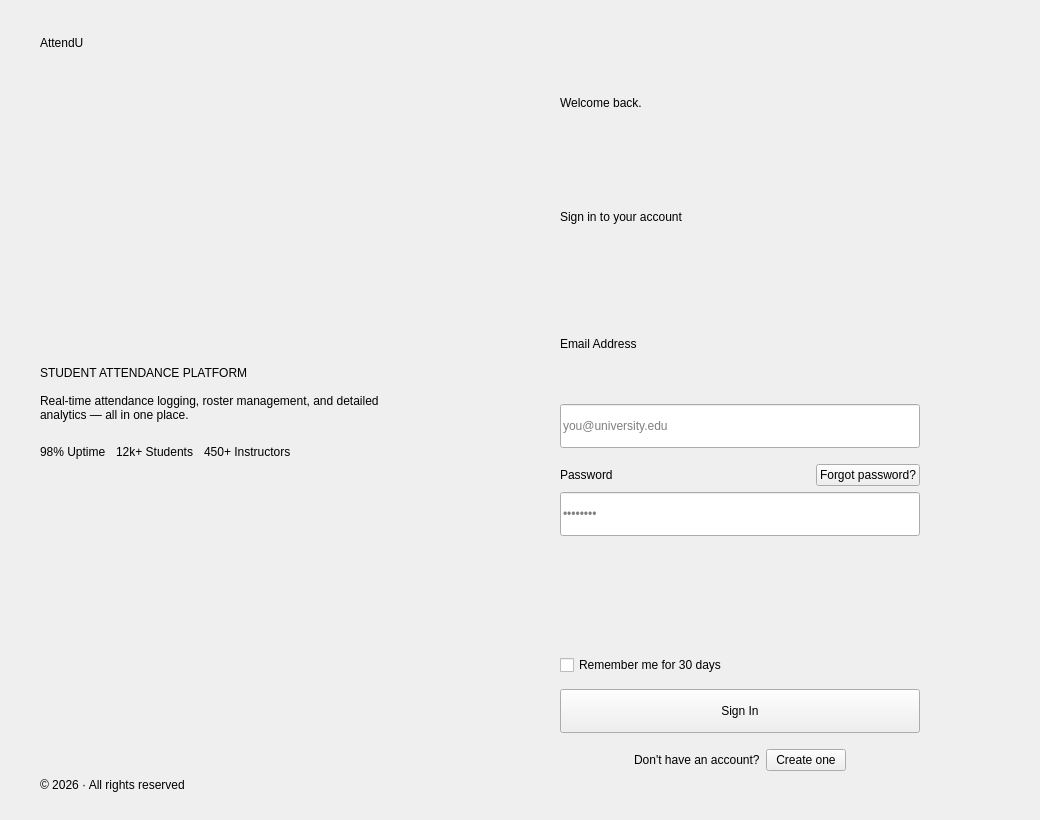
<?xml version="1.0" encoding="UTF-8"?>
<ui version="4.0">
 <class>LoginWindow</class>
 <widget class="QWidget" name="LoginWindow">
  <property name="geometry">
   <rect>
    <x>0</x>
    <y>0</y>
    <width>1040</width>
    <height>820</height>
   </rect>
  </property>
  <property name="windowTitle">
   <string>Student Attendance Tracking</string>
  </property>
  <layout class="QHBoxLayout" name="root_layout">
   <property name="leftMargin"><number>0</number></property>
   <property name="topMargin"><number>0</number></property>
   <property name="rightMargin"><number>0</number></property>
   <property name="bottomMargin"><number>0</number></property>
   <property name="spacing"><number>0</number></property>
   <item>
    <widget class="QWidget" name="auth_left_panel" native="true">
     <property name="minimumSize"><size><width>380</width><height>0</height></size></property>
     <property name="maximumSize"><size><width>440</width><height>16777215</height></size></property>
     <layout class="QVBoxLayout" name="left_panel_layout">
      <property name="leftMargin"><number>40</number></property>
      <property name="topMargin"><number>36</number></property>
      <property name="rightMargin"><number>40</number></property>
      <property name="bottomMargin"><number>28</number></property>
      <property name="spacing"><number>0</number></property>
      <item>
       <widget class="QLabel" name="auth_wordmark_lbl">
        <property name="maximumSize"><size><width>16777215</width><height>32</height></size></property>
        <property name="text"><string>AttendU</string></property>
       </widget>
      </item>
      <item>
       <spacer name="left_top_spacer">
        <property name="orientation"><enum>Qt::Vertical</enum></property>
        <property name="sizeType"><enum>QSizePolicy::Expanding</enum></property>
        <property name="sizeHint" stdset="0"><size><width>20</width><height>40</height></size></property>
       </spacer>
      </item>
      <item>
       <widget class="QLabel" name="auth_eyebrow_lbl">
        <property name="text"><string>STUDENT ATTENDANCE PLATFORM</string></property>
       </widget>
      </item>
      <item>
       <widget class="QLabel" name="auth_headline_lbl">
        <property name="wordWrap"><bool>true</bool></property>
        <property name="text"><string/></property>
       </widget>
      </item>
      <item>
       <widget class="QLabel" name="auth_supporting_lbl">
        <property name="wordWrap"><bool>true</bool></property>
        <property name="text"><string>Real-time attendance logging, roster management, and detailed analytics — all in one place.</string></property>
       </widget>
      </item>
      <item>
       <layout class="QHBoxLayout" name="auth_stats_row">
        <property name="topMargin"><number>20</number></property>
        <property name="spacing"><number>10</number></property>
        <item>
         <widget class="QLabel" name="auth_stat_1_lbl">
          <property name="text"><string>98% Uptime</string></property>
         </widget>
        </item>
        <item>
         <widget class="QLabel" name="auth_stat_2_lbl">
          <property name="text"><string>12k+ Students</string></property>
         </widget>
        </item>
        <item>
         <widget class="QLabel" name="auth_stat_3_lbl">
          <property name="text"><string>450+ Instructors</string></property>
         </widget>
        </item>
        <item>
         <spacer name="auth_stats_spacer">
          <property name="orientation"><enum>Qt::Horizontal</enum></property>
          <property name="sizeType"><enum>QSizePolicy::Expanding</enum></property>
          <property name="sizeHint" stdset="0"><size><width>10</width><height>20</height></size></property>
         </spacer>
        </item>
       </layout>
      </item>
      <item>
       <spacer name="left_bottom_spacer">
        <property name="orientation"><enum>Qt::Vertical</enum></property>
        <property name="sizeType"><enum>QSizePolicy::Expanding</enum></property>
        <property name="sizeHint" stdset="0"><size><width>20</width><height>40</height></size></property>
       </spacer>
      </item>
      <item>
       <widget class="QLabel" name="auth_footer_lbl">
        <property name="text"><string>© 2026 · All rights reserved</string></property>
       </widget>
      </item>
     </layout>
    </widget>
   </item>
   <item>
    <widget class="QWidget" name="auth_right_panel" native="true">
     <layout class="QVBoxLayout" name="right_panel_layout">
      <property name="leftMargin"><number>0</number></property>
      <property name="topMargin"><number>0</number></property>
      <property name="rightMargin"><number>0</number></property>
      <property name="bottomMargin"><number>0</number></property>
      <property name="spacing"><number>0</number></property>
      <item>
       <spacer name="form_top_center_spacer">
        <property name="orientation"><enum>Qt::Vertical</enum></property>
        <property name="sizeType"><enum>QSizePolicy::Expanding</enum></property>
        <property name="sizeHint" stdset="0"><size><width>20</width><height>20</height></size></property>
       </spacer>
      </item>
      <item>
       <layout class="QHBoxLayout" name="form_center_layout">
        <item>
         <spacer name="form_left_spacer">
          <property name="orientation"><enum>Qt::Horizontal</enum></property>
          <property name="sizeType"><enum>QSizePolicy::Expanding</enum></property>
          <property name="sizeHint" stdset="0"><size><width>40</width><height>20</height></size></property>
         </spacer>
        </item>
        <item>
         <widget class="QStackedWidget" name="auth_stack">
          <property name="minimumSize"><size><width>360</width><height>0</height></size></property>
          <property name="maximumSize"><size><width>420</width><height>16777215</height></size></property>
          <widget class="QWidget" name="sign_in_page">
           <layout class="QVBoxLayout" name="sign_in_page_layout">
            <property name="spacing"><number>6</number></property>
            <property name="leftMargin"><number>0</number></property>
            <property name="topMargin"><number>0</number></property>
            <property name="rightMargin"><number>0</number></property>
            <property name="bottomMargin"><number>0</number></property>
            <item>
             <widget class="QLabel" name="signin_title_lbl">
              <property name="text"><string>Welcome back.</string></property>
             </widget>
            </item>
            <item>
             <widget class="QLabel" name="signin_subtitle_lbl">
              <property name="wordWrap"><bool>true</bool></property>
              <property name="text"><string>Sign in to your account</string></property>
             </widget>
            </item>
            <item>
             <spacer name="signin_top_spacer">
              <property name="orientation"><enum>Qt::Vertical</enum></property>
              <property name="sizeType"><enum>QSizePolicy::Fixed</enum></property>
              <property name="sizeHint" stdset="0"><size><width>20</width><height>14</height></size></property>
             </spacer>
            </item>
            <item>
             <widget class="QLabel" name="signin_email_field_lbl">
              <property name="text"><string>Email Address</string></property>
             </widget>
            </item>
            <item>
             <widget class="QLineEdit" name="signin_email_le">
              <property name="minimumSize"><size><width>0</width><height>44</height></size></property>
              <property name="placeholderText"><string>you@university.edu</string></property>
             </widget>
            </item>
            <item>
             <spacer name="signin_email_password_spacer">
              <property name="orientation"><enum>Qt::Vertical</enum></property>
              <property name="sizeType"><enum>QSizePolicy::Fixed</enum></property>
              <property name="sizeHint" stdset="0"><size><width>20</width><height>10</height></size></property>
             </spacer>
            </item>
            <item>
             <layout class="QHBoxLayout" name="password_label_row">
              <item>
               <widget class="QLabel" name="signin_password_field_lbl">
                <property name="text"><string>Password</string></property>
               </widget>
              </item>
              <item>
               <spacer name="password_label_spacer">
                <property name="orientation"><enum>Qt::Horizontal</enum></property>
                <property name="sizeType"><enum>QSizePolicy::Expanding</enum></property>
                <property name="sizeHint" stdset="0"><size><width>40</width><height>20</height></size></property>
               </spacer>
              </item>
              <item>
               <widget class="QPushButton" name="forgot_password_btn">
                <property name="text"><string>Forgot password?</string></property>
               </widget>
              </item>
             </layout>
            </item>
            <item>
             <widget class="QLineEdit" name="signin_password_le">
              <property name="minimumSize"><size><width>0</width><height>44</height></size></property>
              <property name="echoMode"><enum>QLineEdit::Password</enum></property>
              <property name="placeholderText"><string>••••••••</string></property>
             </widget>
            </item>
            <item>
             <widget class="QLabel" name="login_error_lbl">
              <property name="visible"><bool>false</bool></property>
              <property name="wordWrap"><bool>true</bool></property>
              <property name="text"><string/></property>
             </widget>
            </item>
            <item>
             <widget class="QCheckBox" name="remember_me_cb">
              <property name="text"><string>Remember me for 30 days</string></property>
             </widget>
            </item>
            <item>
             <spacer name="options_button_spacer">
              <property name="orientation"><enum>Qt::Vertical</enum></property>
              <property name="sizeType"><enum>QSizePolicy::Fixed</enum></property>
              <property name="sizeHint" stdset="0"><size><width>20</width><height>8</height></size></property>
             </spacer>
            </item>
            <item>
             <widget class="QPushButton" name="login_btn">
              <property name="minimumSize"><size><width>0</width><height>44</height></size></property>
              <property name="text"><string>Sign In</string></property>
             </widget>
            </item>
            <item>
             <layout class="QHBoxLayout" name="create_account_row">
              <property name="topMargin"><number>10</number></property>
              <item>
               <spacer name="create_account_left_spacer">
                <property name="orientation"><enum>Qt::Horizontal</enum></property>
                <property name="sizeType"><enum>QSizePolicy::Expanding</enum></property>
                <property name="sizeHint" stdset="0"><size><width>40</width><height>20</height></size></property>
               </spacer>
              </item>
              <item>
               <widget class="QLabel" name="create_account_prompt_lbl">
                <property name="text"><string>Don't have an account?</string></property>
               </widget>
              </item>
              <item>
               <widget class="QPushButton" name="create_account_btn">
                <property name="text"><string>Create one</string></property>
               </widget>
              </item>
              <item>
               <spacer name="create_account_right_spacer">
                <property name="orientation"><enum>Qt::Horizontal</enum></property>
                <property name="sizeType"><enum>QSizePolicy::Expanding</enum></property>
                <property name="sizeHint" stdset="0"><size><width>40</width><height>20</height></size></property>
               </spacer>
              </item>
             </layout>
            </item>
           </layout>
          </widget>
          <widget class="QWidget" name="sign_up_page">
           <layout class="QVBoxLayout" name="sign_up_page_layout">
            <property name="spacing"><number>5</number></property>
            <property name="leftMargin"><number>0</number></property>
            <property name="topMargin"><number>0</number></property>
            <property name="rightMargin"><number>0</number></property>
            <property name="bottomMargin"><number>0</number></property>
            <item>
             <widget class="QLabel" name="signup_title_lbl">
              <property name="text"><string>Create account.</string></property>
             </widget>
            </item>
            <item>
             <widget class="QLabel" name="signup_subtitle_lbl">
              <property name="wordWrap"><bool>true</bool></property>
              <property name="text"><string>Join and start tracking attendance</string></property>
             </widget>
            </item>
            <item>
             <spacer name="signup_top_spacer">
              <property name="orientation"><enum>Qt::Vertical</enum></property>
              <property name="sizeType"><enum>QSizePolicy::Fixed</enum></property>
              <property name="sizeHint" stdset="0"><size><width>20</width><height>10</height></size></property>
             </spacer>
            </item>
            <item>
             <layout class="QHBoxLayout" name="name_label_row">
              <item>
               <widget class="QLabel" name="name_field_lbl">
                <property name="text"><string>First Name</string></property>
               </widget>
              </item>
              <item>
               <widget class="QLabel" name="surname_field_lbl">
                <property name="text"><string>Surname</string></property>
               </widget>
              </item>
             </layout>
            </item>
            <item>
             <layout class="QHBoxLayout" name="name_row">
              <item>
               <widget class="QLineEdit" name="name_le">
                <property name="minimumSize"><size><width>0</width><height>42</height></size></property>
                <property name="placeholderText"><string>Aiden</string></property>
               </widget>
              </item>
              <item>
               <widget class="QLineEdit" name="surname_le">
                <property name="minimumSize"><size><width>0</width><height>42</height></size></property>
                <property name="placeholderText"><string>Kovacs</string></property>
               </widget>
              </item>
             </layout>
            </item>
            <item>
             <widget class="QLabel" name="signup_email_field_lbl">
              <property name="text"><string>Email Address</string></property>
             </widget>
            </item>
            <item>
             <widget class="QLineEdit" name="signup_email_le">
              <property name="minimumSize"><size><width>0</width><height>42</height></size></property>
              <property name="placeholderText"><string>you@university.edu</string></property>
             </widget>
            </item>
            <item>
             <widget class="QLabel" name="email_error_lbl">
              <property name="visible"><bool>false</bool></property>
              <property name="wordWrap"><bool>true</bool></property>
              <property name="text"><string/></property>
             </widget>
            </item>
            <item>
             <widget class="QLabel" name="signup_password_field_lbl">
              <property name="text"><string>Password</string></property>
             </widget>
            </item>
            <item>
             <widget class="QLineEdit" name="signup_password_le">
              <property name="minimumSize"><size><width>0</width><height>42</height></size></property>
              <property name="echoMode"><enum>QLineEdit::Password</enum></property>
              <property name="placeholderText"><string>Min. 8 characters</string></property>
             </widget>
            </item>
            <item>
             <widget class="QLabel" name="password_strength_lbl">
              <property name="text"><string/></property>
             </widget>
            </item>
            <item>
             <widget class="QLabel" name="password_error_lbl">
              <property name="visible"><bool>false</bool></property>
              <property name="wordWrap"><bool>true</bool></property>
              <property name="text"><string/></property>
             </widget>
            </item>
            <item>
             <widget class="QLabel" name="confirm_password_field_lbl">
              <property name="text"><string>Confirm Password</string></property>
             </widget>
            </item>
            <item>
             <widget class="QLineEdit" name="password_again_le">
              <property name="minimumSize"><size><width>0</width><height>42</height></size></property>
              <property name="echoMode"><enum>QLineEdit::Password</enum></property>
              <property name="placeholderText"><string>Repeat password</string></property>
             </widget>
            </item>
            <item>
             <widget class="QLabel" name="password_again_error_lbl">
              <property name="visible"><bool>false</bool></property>
              <property name="wordWrap"><bool>true</bool></property>
              <property name="text"><string/></property>
             </widget>
            </item>
            <item>
             <widget class="QLabel" name="security_question_field_lbl">
              <property name="text"><string>Security Question 1</string></property>
             </widget>
            </item>
            <item>
             <widget class="QComboBox" name="security_question_ComboBox">
              <property name="minimumSize"><size><width>0</width><height>42</height></size></property>
             </widget>
            </item>
            <item>
             <widget class="QLineEdit" name="signup_answer_le">
              <property name="minimumSize"><size><width>0</width><height>42</height></size></property>
              <property name="placeholderText"><string>Your answer</string></property>
             </widget>
            </item>
            <item>
             <widget class="QLabel" name="security_questions_error_lbl">
              <property name="visible"><bool>false</bool></property>
              <property name="wordWrap"><bool>true</bool></property>
              <property name="text"><string/></property>
             </widget>
            </item>
            <item>
             <widget class="QLabel" name="security_question_2_field_lbl">
              <property name="text"><string>Security Question 2</string></property>
             </widget>
            </item>
            <item>
             <widget class="QComboBox" name="security_question_2_ComboBox">
              <property name="minimumSize"><size><width>0</width><height>42</height></size></property>
             </widget>
            </item>
            <item>
             <widget class="QLineEdit" name="signup_answer_2_le">
              <property name="minimumSize"><size><width>0</width><height>42</height></size></property>
              <property name="placeholderText"><string>Your answer</string></property>
             </widget>
            </item>
            <item>
             <spacer name="signup_bottom_spacer">
              <property name="orientation"><enum>Qt::Vertical</enum></property>
              <property name="sizeType"><enum>QSizePolicy::Fixed</enum></property>
              <property name="sizeHint" stdset="0"><size><width>20</width><height>8</height></size></property>
             </spacer>
            </item>
            <item>
             <widget class="QPushButton" name="sign_up_btn">
              <property name="minimumSize"><size><width>0</width><height>44</height></size></property>
              <property name="text"><string>Create Account</string></property>
             </widget>
            </item>
            <item>
             <layout class="QHBoxLayout" name="sign_in_row">
              <property name="topMargin"><number>10</number></property>
              <item>
               <spacer name="sign_in_left_spacer">
                <property name="orientation"><enum>Qt::Horizontal</enum></property>
                <property name="sizeType"><enum>QSizePolicy::Expanding</enum></property>
                <property name="sizeHint" stdset="0"><size><width>40</width><height>20</height></size></property>
               </spacer>
              </item>
              <item>
               <widget class="QLabel" name="sign_in_prompt_lbl">
                <property name="text"><string>Already have an account?</string></property>
               </widget>
              </item>
              <item>
               <widget class="QPushButton" name="sign_in_btn">
                <property name="text"><string>Sign in</string></property>
               </widget>
              </item>
              <item>
               <spacer name="sign_in_right_spacer">
                <property name="orientation"><enum>Qt::Horizontal</enum></property>
                <property name="sizeType"><enum>QSizePolicy::Expanding</enum></property>
                <property name="sizeHint" stdset="0"><size><width>40</width><height>20</height></size></property>
               </spacer>
              </item>
             </layout>
            </item>
           </layout>
          </widget>
          <widget class="QWidget" name="reset_page">
           <layout class="QVBoxLayout" name="reset_page_layout">
            <property name="leftMargin"><number>0</number></property>
            <property name="topMargin"><number>0</number></property>
            <property name="rightMargin"><number>0</number></property>
            <property name="bottomMargin"><number>0</number></property>
            <item>
             <widget class="QPushButton" name="back_to_signin_btn">
              <property name="text"><string>←  Back to sign in</string></property>
             </widget>
            </item>
            <item>
             <spacer name="back_link_spacer">
              <property name="orientation"><enum>Qt::Vertical</enum></property>
              <property name="sizeType"><enum>QSizePolicy::Fixed</enum></property>
              <property name="sizeHint" stdset="0"><size><width>20</width><height>14</height></size></property>
             </spacer>
            </item>
            <item>
             <widget class="QStackedWidget" name="steps_stack">
              <widget class="QWidget" name="email_page">
               <layout class="QVBoxLayout" name="email_page_layout">
                <property name="spacing"><number>5</number></property>
                <property name="leftMargin"><number>0</number></property>
                <property name="topMargin"><number>0</number></property>
                <property name="rightMargin"><number>0</number></property>
                <property name="bottomMargin"><number>0</number></property>
                <item>
                 <widget class="QLabel" name="reset_title_lbl">
                  <property name="text"><string>Reset password.</string></property>
                 </widget>
                </item>
                <item>
                 <widget class="QLabel" name="reset_subtitle_lbl">
                  <property name="text"><string>Enter your email and we'll ask your security questions to reset it.</string></property>
                  <property name="wordWrap"><bool>true</bool></property>
                 </widget>
                </item>
                <item>
                 <spacer name="email_page_top_spacer">
                  <property name="orientation"><enum>Qt::Vertical</enum></property>
                  <property name="sizeType"><enum>QSizePolicy::Fixed</enum></property>
                  <property name="sizeHint" stdset="0"><size><width>20</width><height>14</height></size></property>
                 </spacer>
                </item>
                <item>
                 <widget class="QLabel" name="reset_email_field_lbl">
                  <property name="text"><string>Email Address</string></property>
                 </widget>
                </item>
                <item>
                 <widget class="QLineEdit" name="reset_email_le">
                  <property name="minimumSize"><size><width>0</width><height>44</height></size></property>
                  <property name="placeholderText"><string>you@university.edu</string></property>
                 </widget>
                </item>
                <item>
                 <widget class="QLabel" name="error_lbl_step1">
                  <property name="visible"><bool>false</bool></property>
                  <property name="wordWrap"><bool>true</bool></property>
                  <property name="text"><string/></property>
                 </widget>
                </item>
                <item>
                 <spacer name="email_page_spacer">
                  <property name="orientation"><enum>Qt::Vertical</enum></property>
                  <property name="sizeType"><enum>QSizePolicy::Fixed</enum></property>
                  <property name="sizeHint" stdset="0"><size><width>20</width><height>14</height></size></property>
                 </spacer>
                </item>
                <item>
                 <layout class="QHBoxLayout" name="email_page_btn_row">
                  <item>
                   <widget class="QPushButton" name="cancel_btn">
                    <property name="minimumSize"><size><width>0</width><height>44</height></size></property>
                    <property name="text"><string>Cancel</string></property>
                   </widget>
                  </item>
                  <item>
                   <widget class="QPushButton" name="next_btn">
                    <property name="minimumSize"><size><width>0</width><height>44</height></size></property>
                    <property name="text"><string>Continue</string></property>
                   </widget>
                  </item>
                 </layout>
                </item>
               </layout>
              </widget>
              <widget class="QWidget" name="answer_page">
               <layout class="QVBoxLayout" name="answer_page_layout">
                <property name="spacing"><number>5</number></property>
                <property name="leftMargin"><number>0</number></property>
                <property name="topMargin"><number>0</number></property>
                <property name="rightMargin"><number>0</number></property>
                <property name="bottomMargin"><number>0</number></property>
                <item>
                 <widget class="QLabel" name="title_lbl_2">
                  <property name="text"><string>Answer your security questions</string></property>
                 </widget>
                </item>
                <item>
                 <spacer name="answer_page_top_spacer">
                  <property name="orientation"><enum>Qt::Vertical</enum></property>
                  <property name="sizeType"><enum>QSizePolicy::Fixed</enum></property>
                  <property name="sizeHint" stdset="0"><size><width>20</width><height>10</height></size></property>
                 </spacer>
                </item>
                <item>
                 <widget class="QLabel" name="security_question_lbl">
                  <property name="text"><string/></property>
                  <property name="wordWrap"><bool>true</bool></property>
                 </widget>
                </item>
                <item>
                 <widget class="QLineEdit" name="reset_answer_le">
                  <property name="minimumSize"><size><width>0</width><height>42</height></size></property>
                  <property name="placeholderText"><string>Your answer</string></property>
                 </widget>
                </item>
                <item>
                 <widget class="QLabel" name="security_question_2_lbl">
                  <property name="text"><string/></property>
                  <property name="wordWrap"><bool>true</bool></property>
                 </widget>
                </item>
                <item>
                 <widget class="QLineEdit" name="reset_answer_2_le">
                  <property name="minimumSize"><size><width>0</width><height>42</height></size></property>
                  <property name="placeholderText"><string>Your answer</string></property>
                 </widget>
                </item>
                <item>
                 <widget class="QLabel" name="new_password_field_lbl">
                  <property name="text"><string>New Password</string></property>
                 </widget>
                </item>
                <item>
                 <widget class="QLineEdit" name="new_password_le">
                  <property name="minimumSize"><size><width>0</width><height>42</height></size></property>
                  <property name="echoMode"><enum>QLineEdit::Password</enum></property>
                  <property name="placeholderText"><string>Min. 8 characters</string></property>
                 </widget>
                </item>
                <item>
                 <widget class="QLabel" name="new_password_strength_lbl">
                  <property name="text"><string/></property>
                 </widget>
                </item>
                <item>
                 <widget class="QLabel" name="confirm_new_password_field_lbl">
                  <property name="text"><string>Confirm New Password</string></property>
                 </widget>
                </item>
                <item>
                 <widget class="QLineEdit" name="confirm_password_le">
                  <property name="minimumSize"><size><width>0</width><height>42</height></size></property>
                  <property name="echoMode"><enum>QLineEdit::Password</enum></property>
                  <property name="placeholderText"><string>Repeat password</string></property>
                 </widget>
                </item>
                <item>
                 <widget class="QLabel" name="error_lbl_step2">
                  <property name="visible"><bool>false</bool></property>
                  <property name="wordWrap"><bool>true</bool></property>
                  <property name="text"><string/></property>
                 </widget>
                </item>
                <item>
                 <spacer name="answer_page_spacer">
                  <property name="orientation"><enum>Qt::Vertical</enum></property>
                  <property name="sizeType"><enum>QSizePolicy::Fixed</enum></property>
                  <property name="sizeHint" stdset="0"><size><width>20</width><height>10</height></size></property>
                 </spacer>
                </item>
                <item>
                 <layout class="QHBoxLayout" name="answer_page_btn_row">
                  <item>
                   <widget class="QPushButton" name="back_btn">
                    <property name="minimumSize"><size><width>0</width><height>44</height></size></property>
                    <property name="text"><string>Back</string></property>
                   </widget>
                  </item>
                  <item>
                   <widget class="QPushButton" name="reset_btn">
                    <property name="minimumSize"><size><width>0</width><height>44</height></size></property>
                    <property name="text"><string>Reset Password</string></property>
                   </widget>
                  </item>
                 </layout>
                </item>
               </layout>
              </widget>
             </widget>
            </item>
           </layout>
          </widget>
         </widget>
        </item>
        <item>
         <spacer name="form_right_spacer">
          <property name="orientation"><enum>Qt::Horizontal</enum></property>
          <property name="sizeType"><enum>QSizePolicy::Expanding</enum></property>
          <property name="sizeHint" stdset="0"><size><width>40</width><height>20</height></size></property>
         </spacer>
        </item>
       </layout>
      </item>
      <item>
       <spacer name="form_bottom_center_spacer">
        <property name="orientation"><enum>Qt::Vertical</enum></property>
        <property name="sizeType"><enum>QSizePolicy::Expanding</enum></property>
        <property name="sizeHint" stdset="0"><size><width>20</width><height>20</height></size></property>
       </spacer>
      </item>
     </layout>
    </widget>
   </item>
  </layout>
 </widget>
 <resources/>
 <connections/>
</ui>
